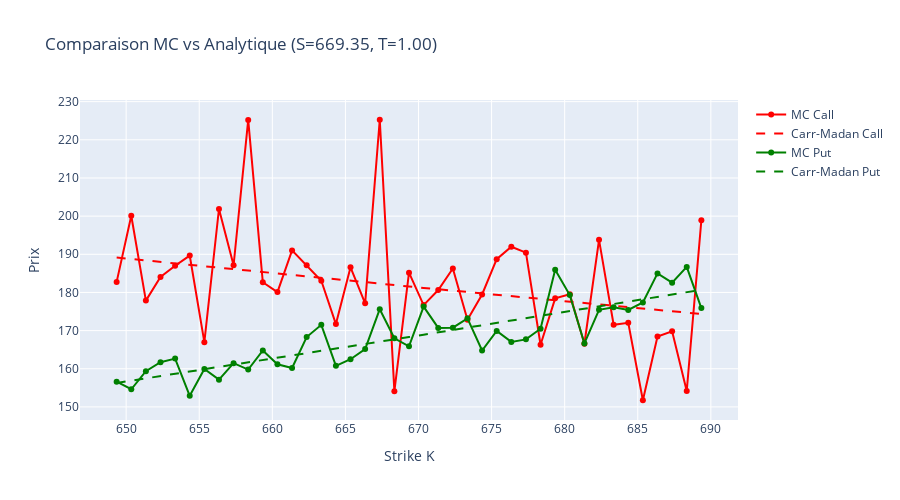

Notebook code for this chart:
### Markdown cell above
## Étape 5 — Comparaison Monte Carlo vs Carr-Madan

### Code cell
idx_S = len(S_grid_mc) // 2
S_compare = S_grid_mc[idx_S]
print(f"Spot sélectionné pour la comparaison: {S_compare:.2f}")

params_cm_compare = HestonParams(
    kappa=torch.tensor(calib_params['kappa'], dtype=torch.float64),
    theta=torch.tensor(calib_params['theta'], dtype=torch.float64),
    sigma=torch.tensor(calib_params['sigma'], dtype=torch.float64),
    rho=torch.tensor(calib_params['rho'], dtype=torch.float64),
    v0=torch.tensor(calib_params['v0'], dtype=torch.float64),
)

Ks_compare = torch.tensor(K_grid_mc, dtype=torch.float64)
call_anal_compare = carr_madan_call_torch(S_compare, rf_rate, div_yield, T_mc, params_cm_compare, Ks_compare)
discount_factor = torch.exp(-torch.tensor(rf_rate * T_mc, dtype=torch.float64))
forward_factor = torch.exp(-torch.tensor(div_yield * T_mc, dtype=torch.float64))
put_anal_compare = call_anal_compare - S_compare * forward_factor + Ks_compare * discount_factor

call_anal_np = call_anal_compare.detach().cpu().numpy()
put_anal_np = put_anal_compare.detach().cpu().numpy()

fig_compare = go.Figure()
fig_compare.add_trace(go.Scatter(x=K_grid_mc, y=call_prices_mc[idx_S, :], mode='lines+markers', name='MC Call', line=dict(color='red')))
fig_compare.add_trace(go.Scatter(x=K_grid_mc, y=call_anal_np, mode='lines', name='Carr-Madan Call', line=dict(color='red', dash='dash')))
fig_compare.add_trace(go.Scatter(x=K_grid_mc, y=put_prices_mc[idx_S, :], mode='lines+markers', name='MC Put', line=dict(color='green')))
fig_compare.add_trace(go.Scatter(x=K_grid_mc, y=put_anal_np, mode='lines', name='Carr-Madan Put', line=dict(color='green', dash='dash')))
fig_compare.update_layout(title=f"Comparaison MC vs Analytique (S={S_compare:.2f}, T={T_mc:.2f})", xaxis_title='Strike K', yaxis_title='Prix', height=500)
fig_compare.show()

### Figure 1 — Plotly figure (JSON) as saved in the notebook; plotly's stock layout.template omitted (floating-point values rounded to 4 significant figures)
{"data": [{"line": {"color": "red"}, "mode": "lines+markers", "name": "MC Call", "type": "scatter", "x": [649.4, 650.4, 651.4, 652.4, 653.4, 654.4, 655.4, 656.4, 657.4, 658.4, 659.4, 660.4, 661.4, 662.4, 663.4, 664.4, 665.4, 666.4, 667.4, 668.4, 669.4, 670.4, 671.4, 672.4, 673.4, 674.4, 675.4, 676.4, 677.4, 678.4, 679.4, 680.4, 681.4, 682.4, 683.4, 684.4, 685.4, 686.4, 687.4, 688.4, 689.4], "y": [182.8, 200.1, 177.9, 184.1, 187.0, 189.7, 167.0, 201.9, 187.1, 225.2, 182.7, 180.1, 191.0, 187.1, 183.1, 171.7, 186.6, 177.1, 225.3, 154.1, 185.2, 176.7, 180.6, 186.3, 172.8, 179.5, 188.7, 192.0, 190.4, 166.3, 178.5, 179.5, 166.6, 193.8, 171.5, 172.0, 151.8, 168.4, 169.8, 154.2, 198.9]}, {"line": {"color": "red", "dash": "dash"}, "mode": "lines", "name": "Carr-Madan Call", "type": "scatter", "x": [649.4, 650.4, 651.4, 652.4, 653.4, 654.4, 655.4, 656.4, 657.4, 658.4, 659.4, 660.4, 661.4, 662.4, 663.4, 664.4, 665.4, 666.4, 667.4, 668.4, 669.4, 670.4, 671.4, 672.4, 673.4, 674.4, 675.4, 676.4, 677.4, 678.4, 679.4, 680.4, 681.4, 682.4, 683.4, 684.4, 685.4, 686.4, 687.4, 688.4, 689.4], "y": [189.1, 188.8, 188.4, 188.0, 187.6, 187.2, 186.8, 186.4, 186.1, 185.7, 185.3, 184.9, 184.6, 184.2, 183.8, 183.4, 183.1, 182.7, 182.3, 181.9, 181.6, 181.2, 180.8, 180.5, 180.1, 179.7, 179.4, 179.0, 178.6, 178.3, 177.9, 177.6, 177.2, 176.8, 176.5, 176.1, 175.8, 175.4, 175.1, 174.7, 174.3]}, {"line": {"color": "green"}, "mode": "lines+markers", "name": "MC Put", "type": "scatter", "x": [649.4, 650.4, 651.4, 652.4, 653.4, 654.4, 655.4, 656.4, 657.4, 658.4, 659.4, 660.4, 661.4, 662.4, 663.4, 664.4, 665.4, 666.4, 667.4, 668.4, 669.4, 670.4, 671.4, 672.4, 673.4, 674.4, 675.4, 676.4, 677.4, 678.4, 679.4, 680.4, 681.4, 682.4, 683.4, 684.4, 685.4, 686.4, 687.4, 688.4, 689.4], "y": [156.6, 154.6, 159.4, 161.7, 162.7, 152.9, 160.0, 157.2, 161.5, 159.8, 164.8, 161.2, 160.2, 168.3, 171.5, 160.8, 162.5, 165.1, 175.6, 168.0, 165.9, 176.3, 170.7, 170.8, 173.2, 164.8, 169.9, 167.0, 167.7, 170.5, 185.9, 179.3, 166.6, 175.4, 176.1, 175.4, 177.4, 185.0, 182.6, 186.7, 175.9]}, {"line": {"color": "green", "dash": "dash"}, "mode": "lines", "name": "Carr-Madan Put", "type": "scatter", "x": [649.4, 650.4, 651.4, 652.4, 653.4, 654.4, 655.4, 656.4, 657.4, 658.4, 659.4, 660.4, 661.4, 662.4, 663.4, 664.4, 665.4, 666.4, 667.4, 668.4, 669.4, 670.4, 671.4, 672.4, 673.4, 674.4, 675.4, 676.4, 677.4, 678.4, 679.4, 680.4, 681.4, 682.4, 683.4, 684.4, 685.4, 686.4, 687.4, 688.4, 689.4], "y": [156.3, 156.9, 157.5, 158.1, 158.7, 159.3, 159.9, 160.5, 161.1, 161.7, 162.3, 162.9, 163.5, 164.1, 164.7, 165.3, 165.9, 166.5, 167.1, 167.7, 168.3, 168.9, 169.5, 170.1, 170.8, 171.4, 172.0, 172.6, 173.2, 173.8, 174.5, 175.1, 175.7, 176.3, 176.9, 177.6, 178.2, 178.8, 179.4, 180.1, 180.7]}], "layout": {"height": 500, "title": {"text": "Comparaison MC vs Analytique (S=669.35, T=1.00)"}, "xaxis": {"title": {"text": "Strike K"}}, "yaxis": {"title": {"text": "Prix"}}}}
